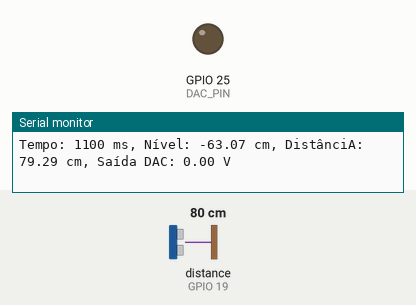
Recording of a sketch running on a simulated ESP32. Shown: output pins drawn as LEDs (lit = HIGH), the last lines printed to the serial monitor. Wiring (inferred from the names in the program): ultrasonic range finder: trigger GPIO 18; echo GPIO 19. The inputs (shaded band) are chosen by the test bench; at power-on: distance to the obstacle (sensor on GPIO 19) 80 cm. The echo pulse lasts 58.3 µs per cm; pins used as bus, display or sensor lines are not drawn.

Above: at 1.2 s.
1.3 s: distance to the obstacle (sensor on GPIO 19) set to 2 cm
At 2.3 s:
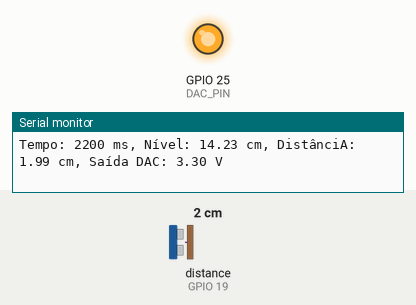
2.8 s: distance to the obstacle (sensor on GPIO 19) set to 4 cm
At 3.5 s:
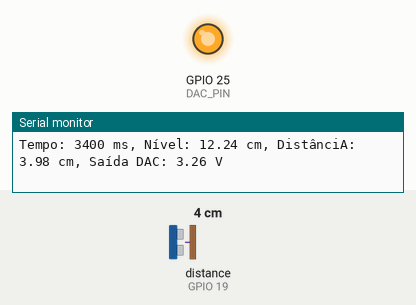
4.3 s: distance to the obstacle (sensor on GPIO 19) set to 9 cm
At 4.6 s:
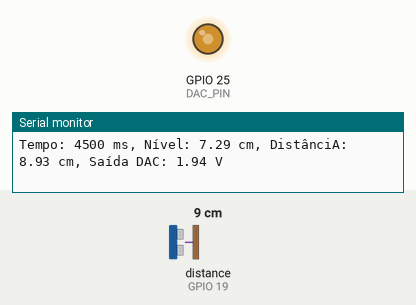
Timing chart, 0 to 7.3 s (numbered marks = the images above; inputs shaded):
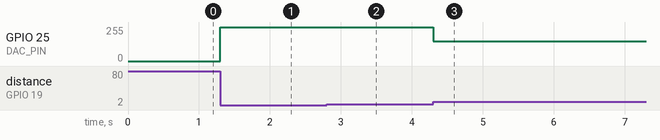

The sketch:

level_monitoring.ino
```cpp
// Pinos do sensor ultrassônico
#define TRIG_PIN 18
#define ECHO_PIN 19

// Pino do DAC (escolha entre GPIO 25 ou GPIO 26)
#define DAC_PIN 25

// Velocidade do som em cm/us
#define SOUND_SPEED 0.034

// Limite máximo de nível (10 cm = 3.0V no DAC)
#define MAX_DISTANCE 16.22  // Em cm
#define MAX_DAC_VOLTAGE 3.0  // Em V
#define MIN_DISTANCE 5
//o novo pode ser 5.30 em min distance
// Intervalo do timer em ms
#define TIMER_INTERVAL_MS 100

// Definir o timer
hw_timer_t *timer = NULL;

// Variáveis globais
volatile bool timerFlag = false;         // Controle da interrupção
volatile unsigned long elapsedTime = 0; // Tempo acumulado em ms
volatile float measuredDistance = 0.0;  // Distância medida
volatile int dacValue = 0;              // Valor do DAC calculado
volatile float initialDistance = 0.0;  // Distância medid
volatile float lastDistance = 4.4;  // Distância medid
// Função de interrupção do timer
void IRAM_ATTR onTimer() {
  timerFlag = true;                 // Sinaliza que o timer disparou
  elapsedTime += TIMER_INTERVAL_MS; // Incrementa o tempo acumulado
}

void setup() {
  // Configuração dos pinos do sensor
  pinMode(TRIG_PIN, OUTPUT);
  pinMode(ECHO_PIN, INPUT);

  // Inicialização do monitor serial
  Serial.begin(115200);
  Serial.println("Sistema iniciado: Sensor + DAC");

  // Configurar o timer
  timer = timerBegin(10000000);           // Timer 0, prescaler 80 (1 µs por tick)
  //timer = timerBegin(0, 80, true);           // Timer 0, prescaler 80 (1 µs por tick) ANTIGO
  timerAttachInterrupt(timer, &onTimer); // Vincula a função de interrupção
  timerWrite(timer, 10000); // Timer para 10 ms (convertido para µs)
  timerAlarm(timer,1000000,true,0);                    // Habilita o alarme do timer
  initialDistance = measureDistance();
}

void loop() {
  // Verifica se o timer disparou
  if (timerFlag) {
    timerFlag = false;  // Reseta o sinalizador

    // Medir a distância e armazenar
    measuredDistance = measureDistance();

    // Calcular a saída do DAC com base na distância
    dacValue = calculateDACValue(measuredDistance);

    // Aplicar a saída no DAC
    dacWrite(DAC_PIN, dacValue);

    // Printar as informações
    printInfo();
  }

  // Outras tarefas podem ser realizadas aqui, se necessário
}

// Função para medir a distância com o sensor ultrassônico
float measureDistance() {
  // Certifique-se de que o TRIG está em LOW
  digitalWrite(TRIG_PIN, LOW);
  delayMicroseconds(2);

  // Envie um pulso HIGH de 10 µs no TRIG
  digitalWrite(TRIG_PIN, HIGH);
  delayMicroseconds(10);
  digitalWrite(TRIG_PIN, LOW);

  // Leia o tempo de retorno do sinal no pino ECHO
  long duration = pulseIn(ECHO_PIN, HIGH, 8000); // Limite de 30 ms (~500 cm)

  // Calcule a distância em cm
  float distance = (duration * SOUND_SPEED) / 2;

  // Limitar a distância ao máximo configurado

  return distance; // Retorna a distância calculada
}

// Função para calcular o valor do DAC com base na distância
int calculateDACValue(float distance) {
  // Relacionar distância com o valor do DAC
  //float voltage = map(distance * 1000, MIN_DISTANCE * 1000, MAX_DISTANCE * 1000, MAX_DAC_VOLTAGE * 1000, 0) / 1000.0;
  //float voltage = map(MAX_DISTANCE * 1000, distance * 1000, MAX_DISTANCE * 1000, 0, 3*1000) / 1000.0; ANTIGO
  float voltage = 3*(MAX_DISTANCE-distance)/(MAX_DISTANCE-MIN_DISTANCE);
  // Mapear a tensão para o valor do DAC (0-255)
  int dacValue = map(voltage*1000 , 0, 3300, 0, 255);

  // Garantir que o valor esteja no intervalo permitido
  return constrain(dacValue, 0, 255);
}

// Função para printar informações no monitor serial
void printInfo() {
  Serial.print("Tempo: ");
  Serial.print(elapsedTime);
  Serial.print(" ms, Nível: ");
  Serial.print(MAX_DISTANCE-measuredDistance);
  Serial.print(" cm, DistânciA: ");
  Serial.print(measuredDistance);
  Serial.print(" cm, Saída DAC: ");
  Serial.print((float)dacValue / 255 * 3.3); // Conversão para tensão
  Serial.println(" V");
}
```

Measured:
- after the input at 1.3 s, GPIO 25 (DAC_PIN): 0/255 → 255/255 at once
- after the input at 2.8 s, GPIO 25 (DAC_PIN): 255/255 → 252/255 at once
- after the input at 4.3 s, GPIO 25 (DAC_PIN): 252/255 → 150/255 at once
